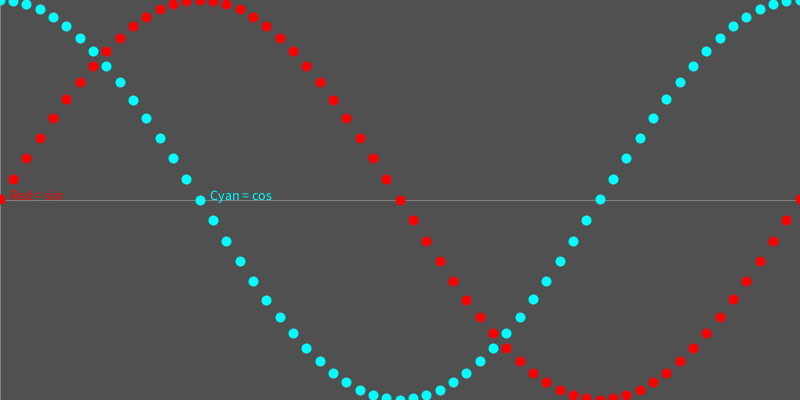
Frame 1 (no input)
Frame 60 (the mouse pressed at the canvas centre just before this capture): identical to frame 1, image omitted
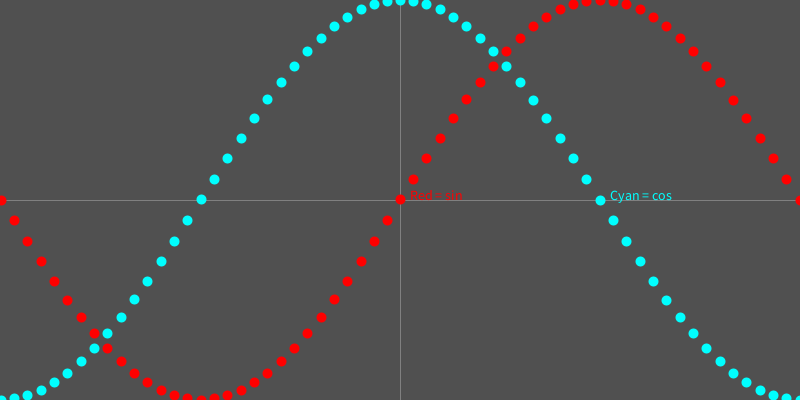
Frame 120 (the mouse held since frame 60 and released just before this capture)

The Processing sketch that drew these frames (run headless with seeded random() and noise(); from frame 60 on, the mouse is pressed at the canvas centre):

// Processing sketch: doodle_SinCos
// ── doodle_SinCos.pde
// Sine and Cosine waves
float step = PI/30;

void setup() {
  size(800, 400);
  println("Sin(0) = " + str(sin(0)));
}

void draw() {
  background(80);
  translate(mouseX, 0);

  stroke(128);
  strokeWeight(1);
  line(0, 0, 0, height);
  line(-width*2, height/2, width*2, height/2);
  textSize(14);
  fill(255,0,0);
  text("Red = sin",10,height/2);
  fill(0,255,255);
  text("Cyan = cos",10+width/4,height/2);
  
  strokeWeight(10); //<>//
  for (float angle = -TWO_PI*2; angle < TWO_PI*2; angle += step) {
    int x = int(map(angle, -TWO_PI*2, TWO_PI*2, -width*2, width*2));
    float sine = sin(angle);
    float cosine = cos(angle);

    int siny = int(map(sine, -1, 1, height, 0));
    stroke(255, 0, 0);
    point(x, siny);

    int cosy = int(map(cosine, -1, 1, height, 0));
    stroke(0, 255, 255);
    point(x, cosy);
  }
}
